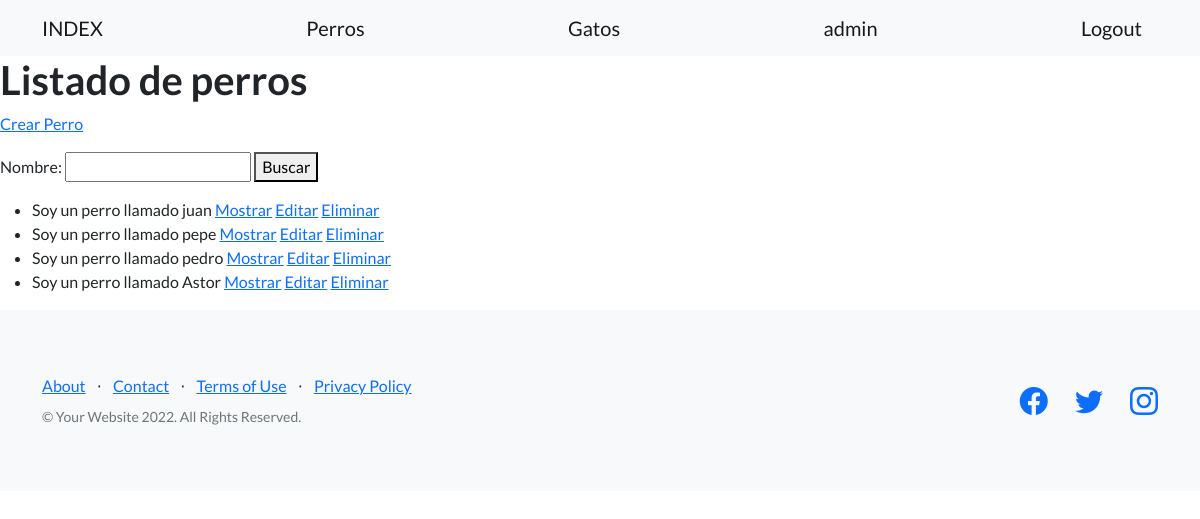
The page /perros/ (signed in) on the database its author committed.
### desafio/models.py (models this page shows)
class Perro(models.Model):
    nombre = models.CharField(max_length=30)
    edad = models.IntegerField()
    fecha_creacion = models.DateTimeField(null=True)
    def __str__(self):
        return f"Soy un perro llamado {self.nombre}"

### desafio/views.py (the view)
# urls.py: path('perros/', listado_perros, name= "listado_perros"),
def listado_perros(request):
    nombre_de_busqueda = request.GET.get("nombre")
    if nombre_de_busqueda:
        listado_perros = Perro.objects.filter(nombre__icontains=nombre_de_busqueda)   #el __incontains es para poner que lo contenga
    else:
        listado_perros = Perro.objects.all()
    form = BusquedaPerro()
    return render(request,"perro/listado_perros.html", {"listado_perros": listado_perros, "form": form})

### desafio/forms.py
class BusquedaPerro(forms.Form):
    nombre = forms.CharField(max_length=30, required=False)

### Templates/perro/listado_perros.html (shortened to what this page needs)
{% extends 'base.html' %}
{% block texto_header %}
<h1>Listado de perros</h1>
{% endblock texto_header %}
{% block despues_del_header %}
<p>
    <a href={% url 'crear_perro' %}>Crear Perro</a>
</p>
<p>
    <form action={% url 'listado_perros' %}>
        {{form}}
        <button>Buscar</button>
</p>
<p>
    {% if listado_perros %}
    <ul>
        {% for perro in listado_perros%}
        <li> {{perro}}
            <a href={% url 'mostrar_perro' perro.id %}>Mostrar</a>
            <a href={% url 'editar_perro' perro.id %}>Editar</a>
            <a href={% url 'eliminar_perro' perro.id %}>Eliminar</a>
        </li>
        {% endfor %}
    </ul>
    {% else %}
       <p> No se encontraron datos. </p>
    {% endif %}
</p>
{% endblock despues_del_header %}

### Templates/base.html (shortened to what this page needs)
<!DOCTYPE html>
<html lang="en">
    <head>
        {% load static %}
        <link href="https://cdn.jsdelivr.net/npm/bootstrap-icons@1.5.0/font/bootstrap-icons.css" rel="stylesheet" type="text/css" />
        <link href={% static "desafio/css/styles.css" %} rel="stylesheet" />
    </head>
    <body>
        <nav class="navbar navbar-light bg-light static-top">
            <div class="container">
                <a class="navbar-brand" href={% url 'index' %}>INDEX</a>
                <a class="navbar-brand" href={% url 'listado_perros' %}>Perros</a>
                <a class="navbar-brand" href={% url 'listado_gatos' %}>Gatos</a>
                {% if request.user.is_authenticated %}
                <a class="navbar-brand" href={% url 'perfil' %}>{{request.user.username}}</a>
                <a class="navbar-brand" href={% url 'logout' %}>Logout</a>
                {% else %}
                <a class="navbar-brand" href={% url 'login' %}>Login</a>
                <a class="navbar-brand" href={% url 'register' %}>Register</a>
                {% endif %}
            </div>
        </nav>
        {% block header %}
                {% block texto_header %}
                {% endblock texto_header %}
        {% endblock header %}
        {% block despues_del_header %}{% endblock despues_del_header %}
        <footer class="footer bg-light">
            <div class="container">
                <div class="row">
                    <div class="col-lg-6 h-100 text-center text-lg-start my-auto">
                        <ul class="list-inline mb-2">
                            <li class="list-inline-item"><a href="#!">About</a></li>
                            <li class="list-inline-item">⋅</li>
                            <li class="list-inline-item"><a href="#!">Contact</a></li>
                            <li class="list-inline-item">⋅</li>
                            <li class="list-inline-item"><a href="#!">Terms of Use</a></li>
                            <li class="list-inline-item">⋅</li>
                            <li class="list-inline-item"><a href="#!">Privacy Policy</a></li>
                        </ul>
                        <p class="text-muted small mb-4 mb-lg-0">&copy; Your Website 2022. All Rights Reserved.</p>
                    </div>
                    <div class="col-lg-6 h-100 text-center text-lg-end my-auto">
                        <ul class="list-inline mb-0">
                            <li class="list-inline-item me-4">
                                <a href="#!"><i class="bi-facebook fs-3"></i></a>
                            </li>
                            <li class="list-inline-item me-4">
                                <a href="#!"><i class="bi-twitter fs-3"></i></a>
                            </li>
                            <li class="list-inline-item">
                                <a href="#!"><i class="bi-instagram fs-3"></i></a>
                            </li>
                        </ul>
                    </div>
                </div>
            </div>
        </footer>
    </body>
</html>

### rows shown on the page
Perro: nombre "Soy un perro llamado juan"
Perro: nombre "Soy un perro llamado pepe"
Perro: nombre "Soy un perro llamado pedro"
Perro: nombre "Soy un perro llamado Astor"

### other values the page prints
{{ request.user.username }} "admin"
